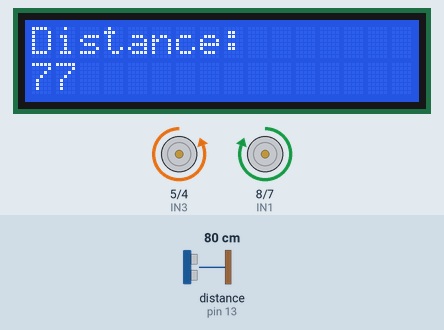
A sketch run on a simulated Arduino Uno, built with avr-gcc and run on an emulated ATmega328P. Shown: 16×2 character LCD, motor-driver pin pairs drawn as motors (green arrow = first pin HIGH = forward, orange = second pin HIGH = backward, longer = more drive). Wiring (inferred from the names in the program): ultrasonic range finder: trigger pin 12; echo pin 13. The inputs (shaded band) are chosen by the test bench; at power-on: distance to the obstacle (sensor on pin 13) 80 cm. The echo pulse lasts 58.3 µs per cm.

Above: at 6.2 s.
6.3 s: distance to the obstacle (sensor on pin 13) set to 40 cm
At 6.6 s:
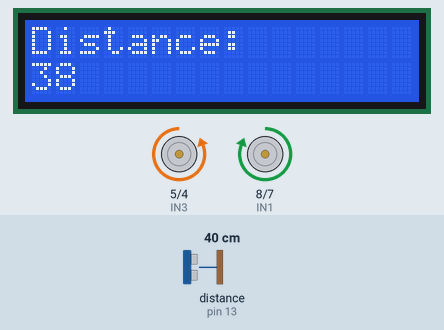
7.8 s: distance to the obstacle (sensor on pin 13) set to 37 cm
At 8.5 s:
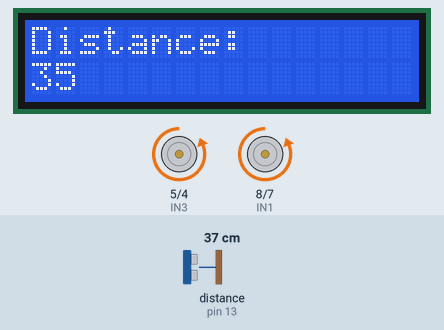
9.3 s: distance to the obstacle (sensor on pin 13) set to 2 cm
At 9.34 s:
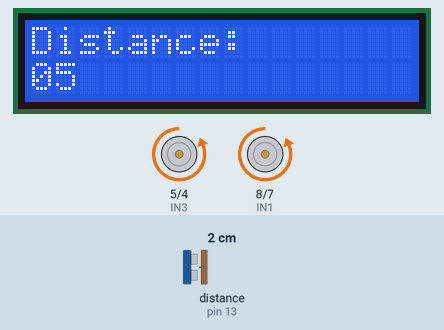
Timing chart, 0 to 12.3 s (numbered marks = the images above; inputs shaded):
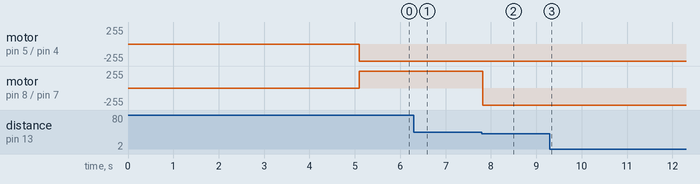

The sketch:

VrommVRoom.ino
```cpp
//Motoru pieslēgšana ar H-Brige
#define IN1 8
#define IN2 7
#define IN3 5
#define IN4 4
#define echoPin 13 // attach pin D2 Arduino to pin Echo of HC-SR04
#define trigPin 12 //attach pin D3 Arduino to pin Trig of HC-SR04

// LCD displeja lietas (es nesaprot)
#include <LiquidCrystal_I2C.h>
#include <Wire.h>
LiquidCrystal_I2C lcd(0x27, 16, 2);

long duration; // variable for the duration of sound wave travel
int distance; // variable for the distance measurement


void setup()
{
 Serial.begin(9600);
 pinMode (IN1, OUTPUT);
 pinMode (IN2, OUTPUT);
 pinMode (IN3, OUTPUT);
 pinMode (IN4, OUTPUT);
 pinMode(trigPin, OUTPUT); // Sets the trigPin as an OUTPUT
 pinMode(echoPin, INPUT); // Sets the echoPin as an INPUT
 lcd.init();
 lcd.backlight();
 lcd.setCursor(0,0);
 lcd.print("Francis"); // print some text in Serial Monitor
 lcd.setCursor(0,1);
 lcd.print("Arduino");
 delay(5000);
 lcd.clear();


}


void atpakal () {
 digitalWrite (IN1, LOW);
 digitalWrite (IN2, HIGH);
 digitalWrite (IN3, LOW);
 digitalWrite (IN4, HIGH);
}
void uzPrieksu(){
digitalWrite (IN1, HIGH);
digitalWrite (IN2, LOW);
digitalWrite (IN3, LOW);
digitalWrite (IN4, HIGH);
}
void apstaties(){
  digitalWrite (IN1, LOW);
  digitalWrite (IN2, LOW);
  digitalWrite (IN3, LOW);
  digitalWrite (IN4, LOW);
}


void loop()
{
digitalWrite(trigPin, LOW);
  delayMicroseconds(50);
  // Sets the trigPin HIGH (ACTIVE) for 10 microseconds
  digitalWrite(trigPin, HIGH);
  delayMicroseconds(100);
  digitalWrite(trigPin, LOW);
  // Reads the echoPin, returns the sound wave travel time in microseconds
  duration = pulseIn(echoPin, HIGH);
  // Calculating the distance
  distance = duration * 0.034 / 2 - 0.99; // Speed of sound wave divided by 2 (go and back)
  // Displays the distance on the Serial Monitor
  lcd.setCursor(0,0);
  lcd.print("Distance: ");
  lcd.setCursor(0,1);
  lcd.print(distance);
  if (distance > 40) {
    uzPrieksu();
  }
  else if (distance == 40){
      apstaties();
  }
  else if (distance < 38) {
    atpakal();
  }

}
```

Measured:
- the behaviour switches between 40 and 39 cm on distance to the obstacle (sensor on pin 13) (found by bisection; images 1 and 2)
- after the input at 6.3 s, the display: changes at once (image 1)
- after the input at 7.8 s, motor on pin 8 (IN1) / pin 7 (IN2): forward 255/255 → backward 255/255 at once; the display: changes at once (image 2)
- after the input at 9.3 s, the display: first changes at once (image 3 shows a later state)
